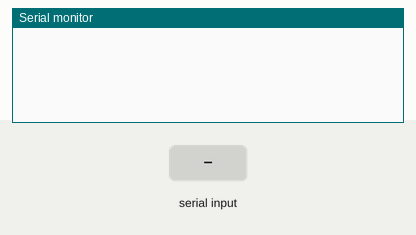
A sketch run on a simulated Arduino Uno, built with avr-gcc and run on an emulated ATmega328P. Parts: the last lines printed to the serial monitor. The inputs (shaded band) are chosen by the test bench. The local clock reads 2024-03-15 10:24:30 at power-on unless the sketch sets it.

Above: at 1.2 s.
1.3 s: "1" received over Serial
At 2.1 s:
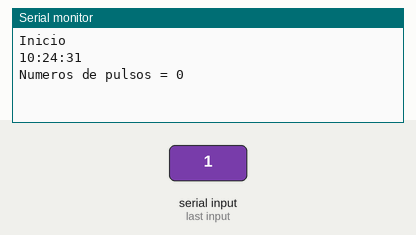
2.8 s: "0" received over Serial
At 4.3 s:
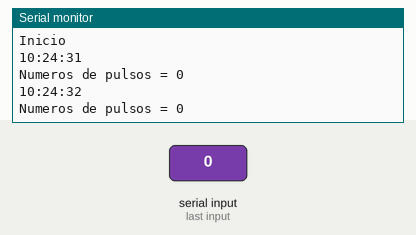

Measured:
- after the input at 1.3 s, the serial monitor: prints a new line at once (image 1)
- after the input at 2.8 s, the serial monitor: prints a new line at once (image 2)

The sketch:

Calibracion_Sensor_flujo.ino
```cpp
/*
  =====================================================================================
                    FICHERO PARA OBTENER LA CONSTANTE K DEL SENSOR DE FLUJO

  =====================================================================================
*/

#include <Wire.h>   // Libreria para comunicacion I2C
#include <RTClib.h> // Libreria para modulos RTC

// El tipo de variable tendra que ser volatile
// para evitar perder los datos generados por
// la interrupcion
volatile long NumP; // Contador de pulsos

int PinS = 2;    // Pin para muestrear los pulsos generados el sensor.

RTC_DS3231 rtc;

//Funcion que ejecuta las interrupciones
// Rutina del Servicio de interrupciones
void ContarPulsos ()
{
  NumP++;  //incrementamos la variable de pulsos
}


// Funcion que imprime la hora:minutos:segundos y el numero de pulsos
void lectura()
{
  DateTime fecha = rtc.now();

  Serial.print(fecha.hour());
  Serial.print(":");
  Serial.print(fecha.minute());
  Serial.print(":");
  Serial.println(fecha.second());
  Serial.print("Numeros de pulsos = ");
  Serial.println(NumP);

}

// Inicializacion de variables
void setup() {

  Serial.begin(9600); // Inicializacion de la comunicacion serial

  pinMode(PinS, INPUT); // Se declara el pin 2 como entrada

  /*
    Modos:
    LOW: Dispara la interrupcion cuando el pinesta a nivel bajo
    CHANGE dispara la interrupcion cuando el pin cambia su valor
    RISING Dispara la interrupcion cuando el pin pasa de nivel bajo a alto
    FALLING Dispara la interrupcion cuando el pin pasa de nivel alto a bajo
  */
  // (Interrupción 0(Pin2),función,Flanco de subida)
  attachInterrupt(digitalPinToInterrupt(0), ContarPulsos, RISING);
  interrupts();   //Habilita las interrupciones del arduino

  // Verifica si el reloj se encuentra conectado
  if (!rtc.begin())
  {
    Serial.println("Modulo RTC no encontrado!");
    Serial.flush();
    abort();
  }

}

void loop()
{
  // Verificamos si el monitor serie se encuetra encendido
  if (Serial.available())
  {
    char data = Serial.read(); // Leemos la entrada en el puerto Serie

    // Si la entrada es 1 leemos la hora y el numero de pulsos de inicio
    if (data == '1')
    {
      Serial.println("Inicio");
      lectura();
    }
    // Si la entrada es 0 leemos la hora y el numero de pulsos final
    if (data == '0')
    {
      lectura();
      NumP = 0; // Limpia la variable

    }
  }
  delay(10);    // Delay de 10 milisegundos
}
```
